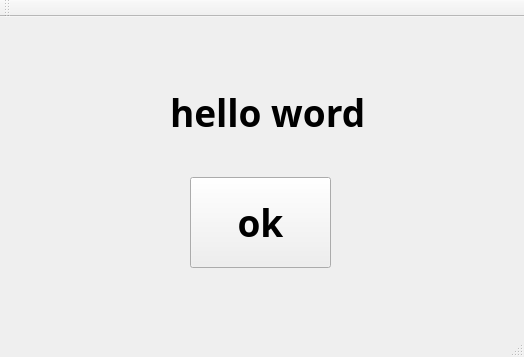
<?xml version="1.0" encoding="UTF-8"?>
<ui version="4.0">
 <class>student</class>
 <widget class="QMainWindow" name="student">
  <property name="geometry">
   <rect>
    <x>0</x>
    <y>0</y>
    <width>524</width>
    <height>357</height>
   </rect>
  </property>
  <property name="windowTitle">
   <string>student</string>
  </property>
  <widget class="QWidget" name="centralWidget">
   <widget class="QLabel" name="label">
    <property name="geometry">
     <rect>
      <x>170</x>
      <y>50</y>
      <width>311</width>
      <height>91</height>
     </rect>
    </property>
    <property name="font">
     <font>
      <family>Agency FB</family>
      <pointsize>28</pointsize>
      <weight>75</weight>
      <bold>true</bold>
     </font>
    </property>
    <property name="text">
     <string>hello word</string>
    </property>
   </widget>
   <widget class="QPushButton" name="pushButton">
    <property name="geometry">
     <rect>
      <x>190</x>
      <y>160</y>
      <width>141</width>
      <height>91</height>
     </rect>
    </property>
    <property name="font">
     <font>
      <family>Agency FB</family>
      <pointsize>28</pointsize>
      <weight>75</weight>
      <bold>true</bold>
     </font>
    </property>
    <property name="text">
     <string>ok</string>
    </property>
   </widget>
  </widget>
  <widget class="QMenuBar" name="menuBar">
   <property name="geometry">
    <rect>
     <x>0</x>
     <y>0</y>
     <width>524</width>
     <height>21</height>
    </rect>
   </property>
  </widget>
  <widget class="QToolBar" name="mainToolBar">
   <attribute name="toolBarArea">
    <enum>TopToolBarArea</enum>
   </attribute>
   <attribute name="toolBarBreak">
    <bool>false</bool>
   </attribute>
  </widget>
  <widget class="QStatusBar" name="statusBar"/>
 </widget>
 <layoutdefault spacing="6" margin="11"/>
 <resources/>
 <connections/>
</ui>
